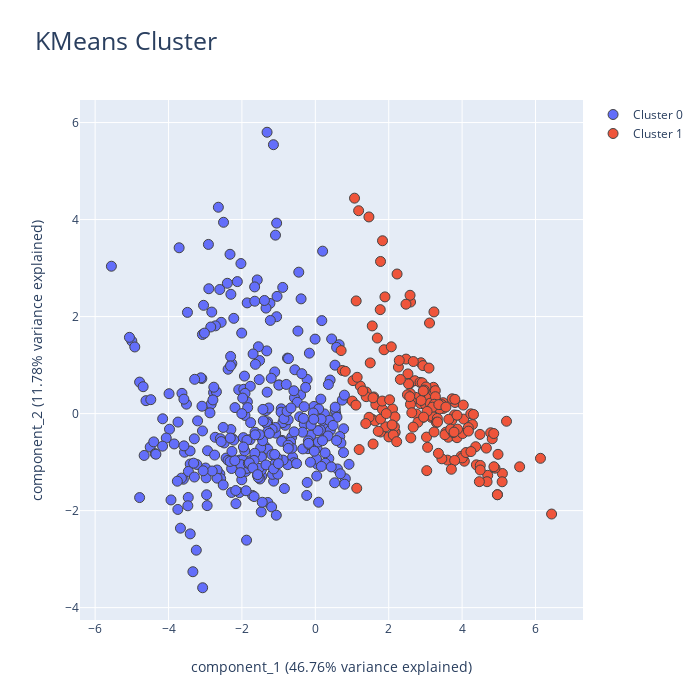

This figure's notebook cell:
### Markdown cell above
### Cluster Analysis
What segments or groups are present in the data?

### Code cell
mw.cluster(df)

### Figure 1 — Plotly figure (JSON) as saved in the notebook; plotly's stock layout.template omitted (floating-point values rounded to 4 significant figures; data arrays with more than 128 entries replaced by an {"elided": "..."} marker saying what was removed)
{"data": [{"marker": {"colorscale": [[0, "rgb(161, 105, 40)"], [0.1667, "rgb(189, 146, 90)"], [0.3333, "rgb(214, 189, 141)"], [0.5, "rgb(237, 234, 194)"], [0.6667, "rgb(181, 200, 184)"], [0.8333, "rgb(121, 167, 172)"], [1, "rgb(40, 135, 161)"]], "line": {"width": 1}, "size": 10}, "mode": "markers", "name": "Cluster 0", "type": "scatter", "x": {"elided": "329 float values"}, "y": {"elided": "329 float values"}}, {"marker": {"colorscale": [[0, "rgb(161, 105, 40)"], [0.1667, "rgb(189, 146, 90)"], [0.3333, "rgb(214, 189, 141)"], [0.5, "rgb(237, 234, 194)"], [0.6667, "rgb(181, 200, 184)"], [0.8333, "rgb(121, 167, 172)"], [1, "rgb(40, 135, 161)"]], "line": {"width": 1}, "size": 10}, "mode": "markers", "name": "Cluster 1", "type": "scatter", "x": {"elided": "177 float values"}, "y": {"elided": "177 float values"}}], "layout": {"autosize": false, "height": 700, "title": {"font": {"size": 25}, "text": "KMeans Cluster"}, "width": 700, "xaxis": {"autorange": true, "range": [-6.414, 7.296], "title": {"text": "component_1 (46.76% variance explained)"}, "type": "linear", "zeroline": false}, "yaxis": {"autorange": true, "range": [-4.255, 6.465], "title": {"text": "component_2 (11.78% variance explained)"}, "type": "linear", "zeroline": false}}}
